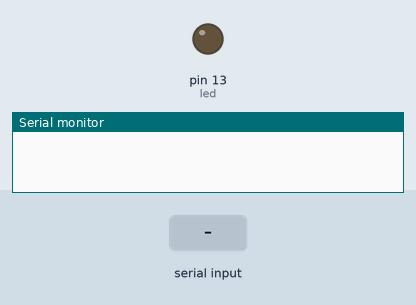
Simulated run of this sketch. Board: Arduino Uno, built with avr-gcc and run on an emulated ATmega328P. On the bench: output pins drawn as LEDs (lit = HIGH), the last lines printed to the serial monitor. The test bench sets the inputs (shaded band).

Above: at 1.2 s.
1.3 s: "H" received over Serial
At 2.0 s:
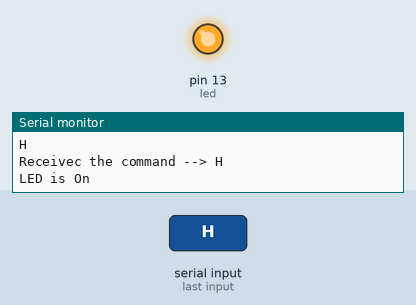
2.8 s: "L" received over Serial
At 3.1 s:
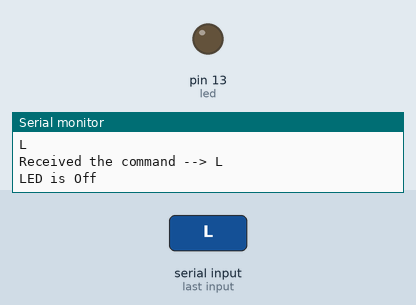
Timing chart, 0 to 5.8 s (numbered marks = the images above; inputs shaded):
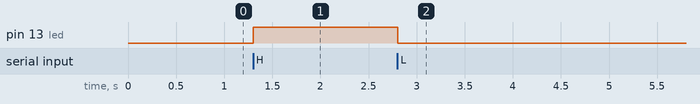

Measured:
- after the input at 1.3 s, pin 13 (led): LOW → HIGH at once
- after the input at 2.8 s, pin 13 (led): HIGH → LOW at once

The sketch:

day4Project2Rx.ino
```cpp
//Author : LearnIt Team
//Receiver
const int led = 13;
void setup() {
  Serial.begin(9600);
  pinMode(led, OUTPUT);
}

void loop() {
  if (Serial.available()) {
    char recvChar = Serial.read();
    Serial.println(recvChar);
    if (recvChar == 'H') {
      Serial.println("Receivec the command --> H");
      digitalWrite(led, HIGH);
      Serial.println("LED is On");

    } else if (recvChar == 'L') {
      Serial.println("Received the command --> L");
      digitalWrite(led, LOW);
      Serial.println("LED is Off");
    } else {
      Serial.println("Wrong Command");
    }
  }
}
```
